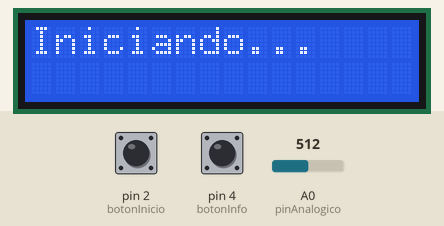
Simulated run of this sketch. Board: Arduino Uno, built with avr-gcc and run on an emulated ATmega328P. On the bench: 16×2 character LCD. Inputs (shaded band) come from the test bench; at power-on: pin 4 (botonInfo) LOW, pin 2 (botonInicio) LOW, A0 (pinAnalogico) = 512. What the sketch prints to the serial monitor is not drawn.

Above: at 1.2 s.
1.3 s: pin 4 (botonInfo) pulled HIGH for 0.15 s
At 2.7 s:
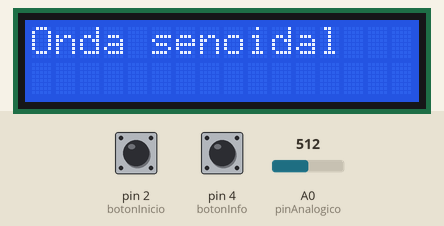
4.4 s: pin 2 (botonInicio) pulled HIGH for 1 s
At 6.0 s:
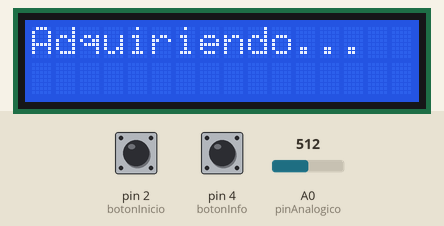
6.9 s: pin 4 (botonInfo) pulled HIGH for 1 s
At 9.5 s:
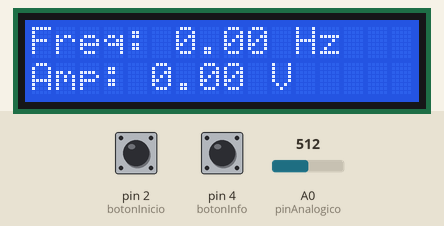
10.4 s: pin 4 (botonInfo) pulled HIGH for 3.2 s
At 12.3 s:
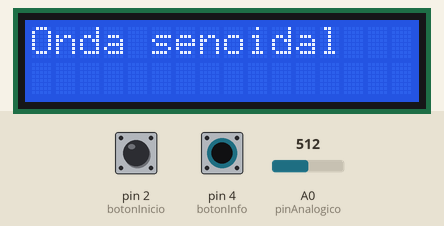
Timing chart, 0 to 13.8 s (numbered marks = the images above; inputs shaded):
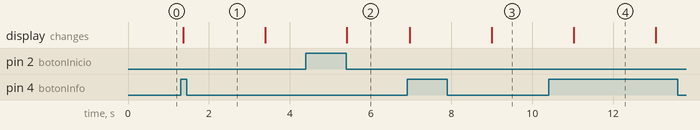

The sketch:

desafio11.ino
```cpp
#include <Adafruit_LiquidCrystal.h>

Adafruit_LiquidCrystal lcd(0);

int pinAnalogico = 0;
int valorLeido = 0;
const int botonInicio = 2;
const int botonInfo = 4;
const int numMuestras = 100;
int *datosSenal = new int[numMuestras];

void setup() {
    pinMode(botonInicio, INPUT);
    pinMode(botonInfo, INPUT);
    lcd.begin(16, 2);
    lcd.print("Iniciando...");
    Serial.begin(9600);
}

void loop() {
    valorLeido = analogRead(pinAnalogico);
    Serial.println(valorLeido);

    if (digitalRead(botonInicio) == HIGH) {
        lcd.clear();
        lcd.print("Adquiriendo...");
        capturarDatosSenal(datosSenal, numMuestras);
    }

    if (digitalRead(botonInfo) == HIGH) {
        lcd.clear();
        lcd.print("Procesando...");

        float frecuencia = calcularFrecuencia(datosSenal, numMuestras);
        float amplitud = calcularAmplitud(datosSenal, numMuestras);
        identificarOnda(datosSenal, numMuestras);

        lcd.setCursor(0, 0);
        lcd.print("Freq: ");
        lcd.print(frecuencia);
        lcd.print(" Hz");

        lcd.setCursor(0, 1);
        lcd.print("Amp: ");
        lcd.print(amplitud);
        lcd.print(" V");

        delay(2000);
    }
}

void capturarDatosSenal(int *datos, int tamano) {
    for (int i = 0; i < tamano; i++) {
        datos[i] = analogRead(pinAnalogico);
        delay(5);
    }
}

float calcularFrecuencia(int *datos, int tamano) {
    int crucesCero = 0;
    int ultimoEstado = (datos[0] >= 0) ? 1 : -1;

    for (int i = 1; i < tamano; i++) {
        int estadoActual = (datos[i] >= 0) ? 1 : -1;

        if (estadoActual != ultimoEstado) {
            crucesCero++;
            ultimoEstado = estadoActual;
        }
    }

    if (crucesCero == 0) {
        Serial.println("No se detectaron cruces por cero.");
        return 0.0;
    }

    int ciclosCompletos = crucesCero / 2;
    float periodo = (tamano * 5.0) / ciclosCompletos;
    float frecuencia = 1000.0 / periodo;

    return frecuencia;
}

float calcularAmplitud(int *datos, int tamano) {
    int valorMax = 0;
    int valorMin = 1023;

    for (int i = 0; i < tamano; i++) {
        if (datos[i] > valorMax) valorMax = datos[i];
        if (datos[i] < valorMin) valorMin = datos[i];
    }

    return (valorMax - valorMin) * (5.0 / 1023.0);
}

void identificarOnda(int *datos, int tamano) {
    int valorMax = 0, valorMin = 1023;
    int cuentaTransiciones = 0;
    int deltaMax = 0;
    int deltasConsistentes = 0;
    int cambiosDireccion = 0;
    bool esSenoidal = true;
    bool esCuadrada = true;
    bool esTriangular = true;

    for (int i = 0; i < tamano; i++) {
        if (datos[i] > valorMax) valorMax = datos[i];
        if (datos[i] < valorMin) valorMin = datos[i];
    }

    int umbral = (valorMax + valorMin) / 2;
    int histeresis = (valorMax - valorMin) * 0.1;

    int deltaAnterior = datos[1] - datos[0];

    for (int i = 1; i < tamano; i++) {
        int delta = datos[i] - datos[i - 1];
        bool estadoActual = (datos[i] > umbral + histeresis) ||
                            (datos[i] > umbral - histeresis && (datos[i - 1] > umbral + histeresis));

        if (estadoActual != (datos[i - 1] > umbral)) {
            cuentaTransiciones++;
        }

        if (delta * deltaAnterior > 0) {
            deltasConsistentes++;
        } else {
            cambiosDireccion++;
            deltaAnterior = delta;
        }

        if (delta < 0) delta = -delta;
        if (delta > deltaMax) deltaMax = delta;

        if (delta > (valorMax - valorMin) * 0.2) {
            esSenoidal = false;
        }
    }

    if (cambiosDireccion > 2 || deltasConsistentes < tamano * 0.7) {
        esTriangular = false;
    }

    if (cuentaTransiciones < 2 || deltaMax < (valorMax - valorMin) * 0.3) {
        esCuadrada = false;
    }

    lcd.clear();
    lcd.setCursor(0, 0);

    if (esCuadrada) {
        lcd.print("Onda cuadrada");
        Serial.println("Onda cuadrada detectada.");
    } else if (esTriangular) {
        lcd.print("Onda triangular");
        Serial.println("Onda triangular detectada.");
    } else if (esSenoidal) {
        lcd.print("Onda senoidal");
        Serial.println("Onda senoidal detectada.");
    } else {
        lcd.print("Onda desconocida");
        Serial.println("Onda desconocida.");
    }
    delay(2000);
}
```

Measured:
- after the input at 1.3 s, the display: changes after 0.07 s (image 1)
- after the input at 4.4 s, the display: changes after 1.0 s (image 2)
- after the input at 6.9 s, the display: first changes after 0.07 s (image 3 shows a later state)
- after the input at 10.4 s, the display: changes after 0.63 s (image 4)
